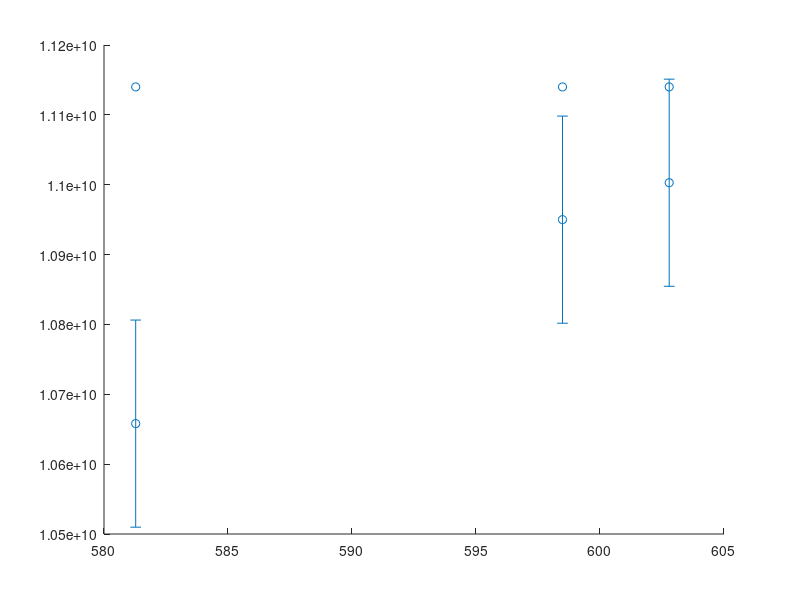

Write MATLAB code to recreate this figure. (Note: this script raises an error after producing the figure.)
close all
clear all
clc

%use matlab from R2020a version
%CHANGE THE MATRIX F AND THE DATA USED FOR TT
%1st type

%% CALDERSMITH
%% data

rho = 620; %density plywood
rhoA = 1.225; %density air
a = 0.425;
b = 0.299;
h = 0.003;
t = 0.0025;    %thickness hole 2nd type
N = 50;     %number of holes

R = [0.0045, 0.0075     %semi axis y and x ellipse  3-5 (9mm, 15mm)
     0.003, 0.009       %3-9 (6mm, 18mm)
     0.0045, 0.0135];   %3-9 (9mm, 27mm)
 
dim = size(R,1);

%% Calculations

volM = zeros(dim,1);
volDiff = zeros(dim,1);
massaDiff = zeros(dim,1);
massaM = zeros(dim,1);
massaTot = zeros(dim,1);
rhoh = zeros(dim,1);

volTot = a*b*h;                         %total volume of the plate
for k = 1:dim
    volM(k) = pi*R(k,1)*R(k,2)*t*N;     %total volume of the holes
    volDiff(k) = volTot - volM(k);      %volume only plywood
    massaDiff(k) = volDiff(k)*rho;      %mass only plywood
    massaM(k) = volM(k)*rhoA;           %mass only air
    massaTot(k) = massaDiff(k) + massaM(k);
    rhoh(k) = massaTot(k)/volTot;
end

%% natural freq of the tapa, from comsol eigenfreq
%    f02,    f20,     f11
F = [72.304, 106.15, 30.542        %normal tapa
     72.481, 106.14, 30.582;        %tapa 9mm-15mm HORIZONTAL
     72.396, 106.18, 30.563;        %tapa 6mm-18mm HORIZONTAL
     72.559, 106.24, 30.602];       %tapa 9mm-27mm HORIZONTAL 

% F = [72.304, 106.15, 30.542        %normal tapa
%      72.563, 106,    30.579;        %tapa 9mm-15mm VERTICAL
%      72.539, 105.96, 30.571;        %tapa 6mm-18mm VERTICAL
%      72.864, 105.75, 30.613];       %tapa 9mm-27mm VERTICAL
 
%% Caldersmith's formulae  (constants for elastic deformation)
Dh = zeros(3,dim);
Eh = zeros(2,dim);
Gh = zeros(1,dim);

%true values
El = 11140*10^6;
Er = 5880*10^6;
Glr = 910*10^6;

%values for the normal tapa
D = [0.08006, 0.08006, 0.274]'.*[a^4, b^4, a^2*b^2]'.*(F(1,:)'.^2)*rho./(h^2); 
E = [12*D(1,1); 12*D(2,1)];
G = 3*D(3,1);

%error calculation
El_err = abs((El - E(1,1)))/El*100;
Er_err = abs((Er - E(2,1)))/Er*100;
fprintf('Error bars: El = %.1f%%,  Er = %.1f%%\n', El_err, Er_err);
Glr_err = abs((Glr - G)/Glr)*100;
fprintf('Error bars: Glr = %.1f%%\n\n', Glr_err);

%values for the tapa with holes
for j = 1:dim
    Dh(:,j) = [0.08006, 0.08006, 0.274]'.*[a^4, b^4, a^2*b^2]'.*(F(j+1,:)'.^2)*rhoh(j)./(h^2); 
    Eh(1,j) = 12*Dh(1,j);
    Eh(2,j) = 12*Dh(2,j);
    Gh(1,j) = 3*Dh(3,j);
end


diff = zeros(3,1);
diffE = zeros(2,1);
index = [1,3,4];
for i = 1:dim
    fprintf('case %d: holes of %.2fmm-%.2fmm\n',i,2*R(i,1)*10^3,2*R(i,2)*10^3)
    fprintf('New density %d = %.1f\nDensity variation = %.1f%%\n',i, rhoh(i), (1- rhoh(i)/rho)*100);
    for m = 1:3
        diff(m,i) = (1- Dh(m,i)/D(m,1))*100;
        fprintf('D%d = %d, D%dh = %d\n',index(m),D(m,1),index(m),Dh(m,i))
        fprintf('Percentage variation D%d = %.1f%%\n',index(m),diff(m,i))
    end
    fprintf('E1 = %d, E1h = %d\nE2 = %d, E2h = %d\n',E(1,1),Eh(1,i),E(2,1),Eh(2,i))
    for n = 1:2
        diffE(n,i) = (1- Eh(n,i)/E(n,1))*100;
        fprintf('Percentage variation E%d = %.1f%%\n',n,diffE(n,i))
    end
    diffG = (1- Gh(1,i)/G)*100;
    
    fprintf('G = %d, Gh = %d\n',G,Gh(1,i))
    fprintf('Percentage variation G = %.1f%%\n\n',diffG)
    
end



%% TRACTION TEST
% tapa 9-15 mm HORIZONTAL
data11 = [10000	1.1140E10
11000	1.1140E10
12000	1.1140E10
13000	1.1140E10
14000	1.1140E10
15000	1.1140E10
16000	1.1140E10
17000	1.1140E10
18000	1.1140E10
19000	1.1140E10
20000	1.1140E10
21000	1.1140E10
22000	1.1140E10
23000	1.1140E10
24000	1.1140E10
25000	1.1140E10
26000	1.1140E10
27000	1.1140E10
28000	1.1140E10
29000	1.1140E10
30000	1.1140E10
31000	1.1140E10
32000	1.1140E10
33000	1.1140E10
34000	1.1140E10
35000	1.1140E10
36000	1.1140E10
37000	1.1140E10
38000	1.1140E10
39000	1.1140E10
40000	1.1140E10
41000	1.1140E10
42000	1.1140E10
43000	1.1140E10
44000	1.1140E10
45000	1.1140E10
46000	1.1140E10
47000	1.1140E10
48000	1.1140E10
49000	1.1140E10
50000	1.1140E10
51000	1.1140E10
52000	1.1140E10
53000	1.1140E10
54000	1.1140E10
55000	1.1140E10
56000	1.1140E10
57000	1.1140E10
58000	1.1140E10
59000	1.1140E10
60000	1.1140E10
61000	1.1140E10
62000	1.1140E10
63000	1.1140E10
64000	1.1140E10
65000	1.1140E10
66000	1.1140E10
67000	1.1140E10
68000	1.1140E10
69000	1.1140E10
70000	1.1140E10
71000	1.1140E10
72000	1.1140E10
73000	1.1140E10
74000	1.1140E10
75000	1.1140E10
76000	1.1140E10
77000	1.1140E10
78000	1.1140E10
79000	1.1140E10
80000	1.1140E10
81000	1.1140E10
82000	1.1140E10
83000	1.1140E10
84000	1.1140E10
85000	1.1140E10
86000	1.1140E10
87000	1.1140E10
88000	1.1140E10
89000	1.1140E10
90000	1.1140E10
91000	1.1140E10
92000	1.1140E10
93000	1.1140E10
94000	1.1140E10
95000	1.1140E10
96000	1.1140E10
97000	1.1140E10
98000	1.1140E10
99000	1.1140E10
1.0000E5	1.1140E10];

data12 = [10000	5.8799E9
11000	5.8799E9
12000	5.8799E9
13000	5.8799E9
14000	5.8799E9
15000	5.8799E9
16000	5.8799E9
17000	5.8799E9
18000	5.8799E9
19000	5.8799E9
20000	5.8799E9
21000	5.8799E9
22000	5.8799E9
23000	5.8799E9
24000	5.8799E9
25000	5.8799E9
26000	5.8799E9
27000	5.8799E9
28000	5.8799E9
29000	5.8799E9
30000	5.8799E9
31000	5.8799E9
32000	5.8799E9
33000	5.8799E9
34000	5.8799E9
35000	5.8799E9
36000	5.8799E9
37000	5.8799E9
38000	5.8799E9
39000	5.8799E9
40000	5.8799E9
41000	5.8799E9
42000	5.8799E9
43000	5.8799E9
44000	5.8799E9
45000	5.8799E9
46000	5.8799E9
47000	5.8799E9
48000	5.8799E9
49000	5.8799E9
50000	5.8799E9
51000	5.8799E9
52000	5.8799E9
53000	5.8799E9
54000	5.8799E9
55000	5.8799E9
56000	5.8799E9
57000	5.8799E9
58000	5.8799E9
59000	5.8799E9
60000	5.8799E9
61000	5.8799E9
62000	5.8799E9
63000	5.8799E9
64000	5.8799E9
65000	5.8799E9
66000	5.8799E9
67000	5.8799E9
68000	5.8799E9
69000	5.8799E9
70000	5.8799E9
71000	5.8799E9
72000	5.8799E9
73000	5.8799E9
74000	5.8799E9
75000	5.8799E9
76000	5.8799E9
77000	5.8799E9
78000	5.8799E9
79000	5.8799E9
80000	5.8799E9
81000	5.8799E9
82000	5.8799E9
83000	5.8799E9
84000	5.8799E9
85000	5.8799E9
86000	5.8799E9
87000	5.8799E9
88000	5.8799E9
89000	5.8799E9
90000	5.8799E9
91000	5.8799E9
92000	5.8799E9
93000	5.8799E9
94000	5.8799E9
95000	5.8799E9
96000	5.8799E9
97000	5.8799E9
98000	5.8799E9
99000	5.8799E9
1.0000E5	5.8799E9];
% %% tapa 6-18 HORIZONTAL
data21 = [10000	1.1140E10
11000	1.1140E10
12000	1.1140E10
13000	1.1140E10
14000	1.1140E10
15000	1.1140E10
16000	1.1140E10
17000	1.1140E10
18000	1.1140E10
19000	1.1140E10
20000	1.1140E10
21000	1.1140E10
22000	1.1140E10
23000	1.1140E10
24000	1.1140E10
25000	1.1140E10
26000	1.1140E10
27000	1.1140E10
28000	1.1140E10
29000	1.1140E10
30000	1.1140E10
31000	1.1140E10
32000	1.1140E10
33000	1.1140E10
34000	1.1140E10
35000	1.1140E10
36000	1.1140E10
37000	1.1140E10
38000	1.1140E10
39000	1.1140E10
40000	1.1140E10
41000	1.1140E10
42000	1.1140E10
43000	1.1140E10
44000	1.1140E10
45000	1.1140E10
46000	1.1140E10
47000	1.1140E10
48000	1.1140E10
49000	1.1140E10
50000	1.1140E10
51000	1.1140E10
52000	1.1140E10
53000	1.1140E10
54000	1.1140E10
55000	1.1140E10
56000	1.1140E10
57000	1.1140E10
58000	1.1140E10
59000	1.1140E10
60000	1.1140E10
61000	1.1140E10
62000	1.1140E10
63000	1.1140E10
64000	1.1140E10
65000	1.1140E10
66000	1.1140E10
67000	1.1140E10
68000	1.1140E10
69000	1.1140E10
70000	1.1140E10
71000	1.1140E10
72000	1.1140E10
73000	1.1140E10
74000	1.1140E10
75000	1.1140E10
76000	1.1140E10
77000	1.1140E10
78000	1.1140E10
79000	1.1140E10
80000	1.1140E10
81000	1.1140E10
82000	1.1140E10
83000	1.1140E10
84000	1.1140E10
85000	1.1140E10
86000	1.1140E10
87000	1.1140E10
88000	1.1140E10
89000	1.1140E10
90000	1.1140E10
91000	1.1140E10
92000	1.1140E10
93000	1.1140E10
94000	1.1140E10
95000	1.1140E10
96000	1.1140E10
97000	1.1140E10
98000	1.1140E10
99000	1.1140E10
1.0000E5	1.1140E10];

data22 = [10000	5.8799E9
11000	5.8799E9
12000	5.8799E9
13000	5.8799E9
14000	5.8799E9
15000	5.8799E9
16000	5.8799E9
17000	5.8799E9
18000	5.8799E9
19000	5.8799E9
20000	5.8799E9
21000	5.8799E9
22000	5.8799E9
23000	5.8799E9
24000	5.8799E9
25000	5.8799E9
26000	5.8799E9
27000	5.8799E9
28000	5.8799E9
29000	5.8799E9
30000	5.8799E9
31000	5.8799E9
32000	5.8799E9
33000	5.8799E9
34000	5.8799E9
35000	5.8799E9
36000	5.8799E9
37000	5.8799E9
38000	5.8799E9
39000	5.8799E9
40000	5.8799E9
41000	5.8799E9
42000	5.8799E9
43000	5.8799E9
44000	5.8799E9
45000	5.8799E9
46000	5.8799E9
47000	5.8799E9
48000	5.8799E9
49000	5.8799E9
50000	5.8799E9
51000	5.8799E9
52000	5.8799E9
53000	5.8799E9
54000	5.8799E9
55000	5.8799E9
56000	5.8799E9
57000	5.8799E9
58000	5.8799E9
59000	5.8799E9
60000	5.8799E9
61000	5.8799E9
62000	5.8799E9
63000	5.8799E9
64000	5.8799E9
65000	5.8799E9
66000	5.8799E9
67000	5.8799E9
68000	5.8799E9
69000	5.8799E9
70000	5.8799E9
71000	5.8799E9
72000	5.8799E9
73000	5.8799E9
74000	5.8799E9
75000	5.8799E9
76000	5.8799E9
77000	5.8799E9
78000	5.8799E9
79000	5.8799E9
80000	5.8799E9
81000	5.8799E9
82000	5.8799E9
83000	5.8799E9
84000	5.8799E9
85000	5.8799E9
86000	5.8799E9
87000	5.8799E9
88000	5.8799E9
89000	5.8799E9
90000	5.8799E9
91000	5.8799E9
92000	5.8799E9
93000	5.8799E9
94000	5.8799E9
95000	5.8799E9
96000	5.8799E9
97000	5.8799E9
98000	5.8799E9
99000	5.8799E9
1.0000E5	5.8799E9];

%tapa 9-27
data31 = [10000	1.1140E10
11000	1.1140E10
12000	1.1140E10
13000	1.1140E10
14000	1.1140E10
15000	1.1140E10
16000	1.1140E10
17000	1.1140E10
18000	1.1140E10
19000	1.1140E10
20000	1.1140E10
21000	1.1140E10
22000	1.1140E10
23000	1.1140E10
24000	1.1140E10
25000	1.1140E10
26000	1.1140E10
27000	1.1140E10
28000	1.1140E10
29000	1.1140E10
30000	1.1140E10
31000	1.1140E10
32000	1.1140E10
33000	1.1140E10
34000	1.1140E10
35000	1.1140E10
36000	1.1140E10
37000	1.1140E10
38000	1.1140E10
39000	1.1140E10
40000	1.1140E10
41000	1.1140E10
42000	1.1140E10
43000	1.1140E10
44000	1.1140E10
45000	1.1140E10
46000	1.1140E10
47000	1.1140E10
48000	1.1140E10
49000	1.1140E10
50000	1.1140E10
51000	1.1140E10
52000	1.1140E10
53000	1.1140E10
54000	1.1140E10
55000	1.1140E10
56000	1.1140E10
57000	1.1140E10
58000	1.1140E10
59000	1.1140E10
60000	1.1140E10
61000	1.1140E10
62000	1.1140E10
63000	1.1140E10
64000	1.1140E10
65000	1.1140E10
66000	1.1140E10
67000	1.1140E10
68000	1.1140E10
69000	1.1140E10
70000	1.1140E10
71000	1.1140E10
72000	1.1140E10
73000	1.1140E10
74000	1.1140E10
75000	1.1140E10
76000	1.1140E10
77000	1.1140E10
78000	1.1140E10
79000	1.1140E10
80000	1.1140E10
81000	1.1140E10
82000	1.1140E10
83000	1.1140E10
84000	1.1140E10
85000	1.1140E10
86000	1.1140E10
87000	1.1140E10
88000	1.1140E10
89000	1.1140E10
90000	1.1140E10
91000	1.1140E10
92000	1.1140E10
93000	1.1140E10
94000	1.1140E10
95000	1.1140E10
96000	1.1140E10
97000	1.1140E10
98000	1.1140E10
99000	1.1140E10
1.0000E5	1.1140E10];

data32 = [10000	5.8798E9
11000	5.8798E9
12000	5.8798E9
13000	5.8798E9
14000	5.8798E9
15000	5.8798E9
16000	5.8798E9
17000	5.8798E9
18000	5.8798E9
19000	5.8798E9
20000	5.8798E9
21000	5.8798E9
22000	5.8798E9
23000	5.8798E9
24000	5.8798E9
25000	5.8798E9
26000	5.8798E9
27000	5.8798E9
28000	5.8798E9
29000	5.8798E9
30000	5.8798E9
31000	5.8798E9
32000	5.8798E9
33000	5.8798E9
34000	5.8798E9
35000	5.8798E9
36000	5.8798E9
37000	5.8798E9
38000	5.8798E9
39000	5.8798E9
40000	5.8798E9
41000	5.8798E9
42000	5.8798E9
43000	5.8798E9
44000	5.8798E9
45000	5.8798E9
46000	5.8798E9
47000	5.8798E9
48000	5.8798E9
49000	5.8798E9
50000	5.8798E9
51000	5.8798E9
52000	5.8798E9
53000	5.8798E9
54000	5.8798E9
55000	5.8798E9
56000	5.8798E9
57000	5.8798E9
58000	5.8798E9
59000	5.8798E9
60000	5.8798E9
61000	5.8798E9
62000	5.8798E9
63000	5.8798E9
64000	5.8798E9
65000	5.8798E9
66000	5.8798E9
67000	5.8798E9
68000	5.8798E9
69000	5.8798E9
70000	5.8798E9
71000	5.8798E9
72000	5.8798E9
73000	5.8798E9
74000	5.8798E9
75000	5.8798E9
76000	5.8798E9
77000	5.8798E9
78000	5.8798E9
79000	5.8798E9
80000	5.8798E9
81000	5.8798E9
82000	5.8798E9
83000	5.8798E9
84000	5.8798E9
85000	5.8798E9
86000	5.8798E9
87000	5.8798E9
88000	5.8798E9
89000	5.8798E9
90000	5.8798E9
91000	5.8798E9
92000	5.8798E9
93000	5.8798E9
94000	5.8798E9
95000	5.8798E9
96000	5.8798E9
97000	5.8798E9
98000	5.8798E9
99000	5.8798E9
1.0000E5	5.8798E9];

%% tapa 9-15 E1 e E2 VERTICAL 1st TYPE
% data11 = [10000	1.1140E10
% 11000	1.1140E10
% 12000	1.1140E10
% 13000	1.1140E10
% 14000	1.1140E10
% 15000	1.1140E10
% 16000	1.1140E10
% 17000	1.1140E10
% 18000	1.1140E10
% 19000	1.1140E10
% 20000	1.1140E10
% 21000	1.1140E10
% 22000	1.1140E10
% 23000	1.1140E10
% 24000	1.1140E10
% 25000	1.1140E10
% 26000	1.1140E10
% 27000	1.1140E10
% 28000	1.1140E10
% 29000	1.1140E10
% 30000	1.1140E10
% 31000	1.1140E10
% 32000	1.1140E10
% 33000	1.1140E10
% 34000	1.1140E10
% 35000	1.1140E10
% 36000	1.1140E10
% 37000	1.1140E10
% 38000	1.1140E10
% 39000	1.1140E10
% 40000	1.1140E10
% 41000	1.1140E10
% 42000	1.1140E10
% 43000	1.1140E10
% 44000	1.1140E10
% 45000	1.1140E10
% 46000	1.1140E10
% 47000	1.1140E10
% 48000	1.1140E10
% 49000	1.1140E10
% 50000	1.1140E10
% 51000	1.1140E10
% 52000	1.1140E10
% 53000	1.1140E10
% 54000	1.1140E10
% 55000	1.1140E10
% 56000	1.1140E10
% 57000	1.1140E10
% 58000	1.1140E10
% 59000	1.1140E10
% 60000	1.1140E10
% 61000	1.1140E10
% 62000	1.1140E10
% 63000	1.1140E10
% 64000	1.1140E10
% 65000	1.1140E10
% 66000	1.1140E10
% 67000	1.1140E10
% 68000	1.1140E10
% 69000	1.1140E10
% 70000	1.1140E10
% 71000	1.1140E10
% 72000	1.1140E10
% 73000	1.1140E10
% 74000	1.1140E10
% 75000	1.1140E10
% 76000	1.1140E10
% 77000	1.1140E10
% 78000	1.1140E10
% 79000	1.1140E10
% 80000	1.1140E10
% 81000	1.1140E10
% 82000	1.1140E10
% 83000	1.1140E10
% 84000	1.1140E10
% 85000	1.1140E10
% 86000	1.1140E10
% 87000	1.1140E10
% 88000	1.1140E10
% 89000	1.1140E10
% 90000	1.1140E10
% 91000	1.1140E10
% 92000	1.1140E10
% 93000	1.1140E10
% 94000	1.1140E10
% 95000	1.1140E10
% 96000	1.1140E10
% 97000	1.1140E10
% 98000	1.1140E10
% 99000	1.1140E10
% 1.0000E5	1.1140E10];
% 
% data12 = [10000	5.8798E9
% 11000	5.8798E9
% 12000	5.8798E9
% 13000	5.8798E9
% 14000	5.8798E9
% 15000	5.8798E9
% 16000	5.8798E9
% 17000	5.8798E9
% 18000	5.8798E9
% 19000	5.8798E9
% 20000	5.8798E9
% 21000	5.8798E9
% 22000	5.8798E9
% 23000	5.8798E9
% 24000	5.8798E9
% 25000	5.8798E9
% 26000	5.8798E9
% 27000	5.8798E9
% 28000	5.8798E9
% 29000	5.8798E9
% 30000	5.8798E9
% 31000	5.8798E9
% 32000	5.8798E9
% 33000	5.8798E9
% 34000	5.8798E9
% 35000	5.8798E9
% 36000	5.8798E9
% 37000	5.8798E9
% 38000	5.8798E9
% 39000	5.8798E9
% 40000	5.8798E9
% 41000	5.8798E9
% 42000	5.8798E9
% 43000	5.8798E9
% 44000	5.8798E9
% 45000	5.8798E9
% 46000	5.8798E9
% 47000	5.8798E9
% 48000	5.8798E9
% 49000	5.8798E9
% 50000	5.8798E9
% 51000	5.8798E9
% 52000	5.8798E9
% 53000	5.8798E9
% 54000	5.8798E9
% 55000	5.8798E9
% 56000	5.8798E9
% 57000	5.8798E9
% 58000	5.8798E9
% 59000	5.8798E9
% 60000	5.8798E9
% 61000	5.8798E9
% 62000	5.8798E9
% 63000	5.8798E9
% 64000	5.8798E9
% 65000	5.8798E9
% 66000	5.8798E9
% 67000	5.8798E9
% 68000	5.8798E9
% 69000	5.8798E9
% 70000	5.8798E9
% 71000	5.8798E9
% 72000	5.8798E9
% 73000	5.8798E9
% 74000	5.8798E9
% 75000	5.8798E9
% 76000	5.8798E9
% 77000	5.8798E9
% 78000	5.8798E9
% 79000	5.8798E9
% 80000	5.8798E9
% 81000	5.8798E9
% 82000	5.8798E9
% 83000	5.8798E9
% 84000	5.8798E9
% 85000	5.8798E9
% 86000	5.8798E9
% 87000	5.8798E9
% 88000	5.8798E9
% 89000	5.8798E9
% 90000	5.8798E9
% 91000	5.8798E9
% 92000	5.8798E9
% 93000	5.8798E9
% 94000	5.8798E9
% 95000	5.8798E9
% 96000	5.8798E9
% 97000	5.8798E9
% 98000	5.8798E9
% 99000	5.8798E9
% 1.0000E5	5.8798E9];
% 
% % tapa 6-18 VERTICAL
% data21 = [10000	1.1140E10
% 11000	1.1140E10
% 12000	1.1140E10
% 13000	1.1140E10
% 14000	1.1140E10
% 15000	1.1140E10
% 16000	1.1140E10
% 17000	1.1140E10
% 18000	1.1140E10
% 19000	1.1140E10
% 20000	1.1140E10
% 21000	1.1140E10
% 22000	1.1140E10
% 23000	1.1140E10
% 24000	1.1140E10
% 25000	1.1140E10
% 26000	1.1140E10
% 27000	1.1140E10
% 28000	1.1140E10
% 29000	1.1140E10
% 30000	1.1140E10
% 31000	1.1140E10
% 32000	1.1140E10
% 33000	1.1140E10
% 34000	1.1140E10
% 35000	1.1140E10
% 36000	1.1140E10
% 37000	1.1140E10
% 38000	1.1140E10
% 39000	1.1140E10
% 40000	1.1140E10
% 41000	1.1140E10
% 42000	1.1140E10
% 43000	1.1140E10
% 44000	1.1140E10
% 45000	1.1140E10
% 46000	1.1140E10
% 47000	1.1140E10
% 48000	1.1140E10
% 49000	1.1140E10
% 50000	1.1140E10
% 51000	1.1140E10
% 52000	1.1140E10
% 53000	1.1140E10
% 54000	1.1140E10
% 55000	1.1140E10
% 56000	1.1140E10
% 57000	1.1140E10
% 58000	1.1140E10
% 59000	1.1140E10
% 60000	1.1140E10
% 61000	1.1140E10
% 62000	1.1140E10
% 63000	1.1140E10
% 64000	1.1140E10
% 65000	1.1140E10
% 66000	1.1140E10
% 67000	1.1140E10
% 68000	1.1140E10
% 69000	1.1140E10
% 70000	1.1140E10
% 71000	1.1140E10
% 72000	1.1140E10
% 73000	1.1140E10
% 74000	1.1140E10
% 75000	1.1140E10
% 76000	1.1140E10
% 77000	1.1140E10
% 78000	1.1140E10
% 79000	1.1140E10
% 80000	1.1140E10
% 81000	1.1140E10
% 82000	1.1140E10
% 83000	1.1140E10
% 84000	1.1140E10
% 85000	1.1140E10
% 86000	1.1140E10
% 87000	1.1140E10
% 88000	1.1140E10
% 89000	1.1140E10
% 90000	1.1140E10
% 91000	1.1140E10
% 92000	1.1140E10
% 93000	1.1140E10
% 94000	1.1140E10
% 95000	1.1140E10
% 96000	1.1140E10
% 97000	1.1140E10
% 98000	1.1140E10
% 99000	1.1140E10
% 1.0000E5	1.1140E10];
% 
% data22 = [10000	5.8798E9
% 11000	5.8798E9
% 12000	5.8798E9
% 13000	5.8798E9
% 14000	5.8798E9
% 15000	5.8798E9
% 16000	5.8798E9
% 17000	5.8798E9
% 18000	5.8798E9
% 19000	5.8798E9
% 20000	5.8798E9
% 21000	5.8798E9
% 22000	5.8798E9
% 23000	5.8798E9
% 24000	5.8798E9
% 25000	5.8798E9
% 26000	5.8798E9
% 27000	5.8798E9
% 28000	5.8798E9
% 29000	5.8798E9
% 30000	5.8798E9
% 31000	5.8798E9
% 32000	5.8798E9
% 33000	5.8798E9
% 34000	5.8798E9
% 35000	5.8798E9
% 36000	5.8798E9
% 37000	5.8798E9
% 38000	5.8798E9
% 39000	5.8798E9
% 40000	5.8798E9
% 41000	5.8798E9
% 42000	5.8798E9
% 43000	5.8798E9
% 44000	5.8798E9
% 45000	5.8798E9
% 46000	5.8798E9
% 47000	5.8798E9
% 48000	5.8798E9
% 49000	5.8798E9
% 50000	5.8798E9
% 51000	5.8798E9
% 52000	5.8798E9
% 53000	5.8798E9
% 54000	5.8798E9
% 55000	5.8798E9
% 56000	5.8798E9
% 57000	5.8798E9
% 58000	5.8798E9
% 59000	5.8798E9
% 60000	5.8798E9
% 61000	5.8798E9
% 62000	5.8798E9
% 63000	5.8798E9
% 64000	5.8798E9
% 65000	5.8798E9
% 66000	5.8798E9
% 67000	5.8798E9
% 68000	5.8798E9
% 69000	5.8798E9
% 70000	5.8798E9
% 71000	5.8798E9
% 72000	5.8798E9
% 73000	5.8798E9
% 74000	5.8798E9
% 75000	5.8798E9
% 76000	5.8798E9
% 77000	5.8798E9
% 78000	5.8798E9
% 79000	5.8798E9
% 80000	5.8798E9
% 81000	5.8798E9
% 82000	5.8798E9
% 83000	5.8798E9
% 84000	5.8798E9
% 85000	5.8798E9
% 86000	5.8798E9
% 87000	5.8798E9
% 88000	5.8798E9
% 89000	5.8798E9
% 90000	5.8798E9
% 91000	5.8798E9
% 92000	5.8798E9
% 93000	5.8798E9
% 94000	5.8798E9
% 95000	5.8798E9
% 96000	5.8798E9
% 97000	5.8798E9
% 98000	5.8798E9
% 99000	5.8798E9
% 1.0000E5	5.8798E9];
% 
% % tapa 9-27 VERTICAL
% data31 = [10000	1.1140E10
% 11000	1.1140E10
% 12000	1.1140E10
% 13000	1.1140E10
% 14000	1.1140E10
% 15000	1.1140E10
% 16000	1.1140E10
% 17000	1.1140E10
% 18000	1.1140E10
% 19000	1.1140E10
% 20000	1.1140E10
% 21000	1.1140E10
% 22000	1.1140E10
% 23000	1.1140E10
% 24000	1.1140E10
% 25000	1.1140E10
% 26000	1.1140E10
% 27000	1.1140E10
% 28000	1.1140E10
% 29000	1.1140E10
% 30000	1.1140E10
% 31000	1.1140E10
% 32000	1.1140E10
% 33000	1.1140E10
% 34000	1.1140E10
% 35000	1.1140E10
% 36000	1.1140E10
% 37000	1.1140E10
% 38000	1.1140E10
% 39000	1.1140E10
% 40000	1.1140E10
% 41000	1.1140E10
% 42000	1.1140E10
% 43000	1.1140E10
% 44000	1.1140E10
% 45000	1.1140E10
% 46000	1.1140E10
% 47000	1.1140E10
% 48000	1.1140E10
% 49000	1.1140E10
% 50000	1.1140E10
% 51000	1.1140E10
% 52000	1.1140E10
% 53000	1.1140E10
% 54000	1.1140E10
% 55000	1.1140E10
% 56000	1.1140E10
% 57000	1.1140E10
% 58000	1.1140E10
% 59000	1.1140E10
% 60000	1.1140E10
% 61000	1.1140E10
% 62000	1.1140E10
% 63000	1.1140E10
% 64000	1.1140E10
% 65000	1.1140E10
% 66000	1.1140E10
% 67000	1.1140E10
% 68000	1.1140E10
% 69000	1.1140E10
% 70000	1.1140E10
% 71000	1.1140E10
% 72000	1.1140E10
% 73000	1.1140E10
% 74000	1.1140E10
% 75000	1.1140E10
% 76000	1.1140E10
% 77000	1.1140E10
% 78000	1.1140E10
% 79000	1.1140E10
% 80000	1.1140E10
% 81000	1.1140E10
% 82000	1.1140E10
% 83000	1.1140E10
% 84000	1.1140E10
% 85000	1.1140E10
% 86000	1.1140E10
% 87000	1.1140E10
% 88000	1.1140E10
% 89000	1.1140E10
% 90000	1.1140E10
% 91000	1.1140E10
% 92000	1.1140E10
% 93000	1.1140E10
% 94000	1.1140E10
% 95000	1.1140E10
% 96000	1.1140E10
% 97000	1.1140E10
% 98000	1.1140E10
% 99000	1.1140E10
% 1.0000E5	1.1140E10];
% 
% data32 = [10000	5.8795E9
% 11000	5.8795E9
% 12000	5.8795E9
% 13000	5.8795E9
% 14000	5.8795E9
% 15000	5.8795E9
% 16000	5.8795E9
% 17000	5.8795E9
% 18000	5.8795E9
% 19000	5.8795E9
% 20000	5.8795E9
% 21000	5.8795E9
% 22000	5.8795E9
% 23000	5.8795E9
% 24000	5.8795E9
% 25000	5.8795E9
% 26000	5.8795E9
% 27000	5.8795E9
% 28000	5.8795E9
% 29000	5.8795E9
% 30000	5.8795E9
% 31000	5.8795E9
% 32000	5.8795E9
% 33000	5.8795E9
% 34000	5.8795E9
% 35000	5.8795E9
% 36000	5.8795E9
% 37000	5.8795E9
% 38000	5.8795E9
% 39000	5.8795E9
% 40000	5.8795E9
% 41000	5.8795E9
% 42000	5.8795E9
% 43000	5.8795E9
% 44000	5.8795E9
% 45000	5.8795E9
% 46000	5.8795E9
% 47000	5.8795E9
% 48000	5.8795E9
% 49000	5.8795E9
% 50000	5.8795E9
% 51000	5.8795E9
% 52000	5.8795E9
% 53000	5.8795E9
% 54000	5.8795E9
% 55000	5.8795E9
% 56000	5.8795E9
% 57000	5.8795E9
% 58000	5.8795E9
% 59000	5.8795E9
% 60000	5.8795E9
% 61000	5.8795E9
% 62000	5.8795E9
% 63000	5.8795E9
% 64000	5.8795E9
% 65000	5.8795E9
% 66000	5.8795E9
% 67000	5.8795E9
% 68000	5.8795E9
% 69000	5.8795E9
% 70000	5.8795E9
% 71000	5.8795E9
% 72000	5.8795E9
% 73000	5.8795E9
% 74000	5.8795E9
% 75000	5.8795E9
% 76000	5.8795E9
% 77000	5.8795E9
% 78000	5.8795E9
% 79000	5.8795E9
% 80000	5.8795E9
% 81000	5.8795E9
% 82000	5.8795E9
% 83000	5.8795E9
% 84000	5.8795E9
% 85000	5.8795E9
% 86000	5.8795E9
% 87000	5.8795E9
% 88000	5.8795E9
% 89000	5.8795E9
% 90000	5.8795E9
% 91000	5.8795E9
% 92000	5.8795E9
% 93000	5.8795E9
% 94000	5.8795E9
% 95000	5.8795E9
% 96000	5.8795E9
% 97000	5.8795E9
% 98000	5.8795E9
% 99000	5.8795E9
% 1.0000E5	5.8795E9];

%% avg
E1 = [mean(data11(:,2),1), mean(data21(:,2),1), mean(data31(:,2),1)];
E2 = [mean(data12(:,2),1), mean(data22(:,2),1), mean(data32(:,2),1)];


%% Plot
figure(1)
scatter(rhoh(:,1), E1(1,:),'DisplayName', 'E1 TRACTION TEST 1st type holes')
hold on 
% scatter(rhoh(:,1), Eh(1,:),'DisplayName', 'E1 CALDERSMITH 1st type holes');
errorbar(rhoh(:,1), Eh(1,:),El_err*ones(size(rhoh))*El/100,'o','DisplayName', 'E1 CALDERSMITH 1st type holes');
yline(El, 'b--', 'LineWidth', 0.5,'DisplayName', 'True E1');
legend
xlabel('density [kg/m^3]')
ylabel('E [Pa]')
hold off


figure(2)
scatter(rhoh(:,1), E2(1,:),'DisplayName', 'E2 TRACTION TEST 1st type holes')
hold on
% scatter(rhoh(:,1), Eh(2,:),'DisplayName', 'E2 CALDERSMITH 1st type holes');
errorbar(rhoh(:,1), Eh(2,:),Er_err*ones(size(rhoh))*Er/100,'o','DisplayName', 'E2 CALDERSMITH 1st type holes');
yline(Er, 'b--', 'LineWidth', 0.5,'DisplayName', 'True E2');
legend
xlabel('density [kg/m^3]')
ylabel('E [Pa]')
hold off

